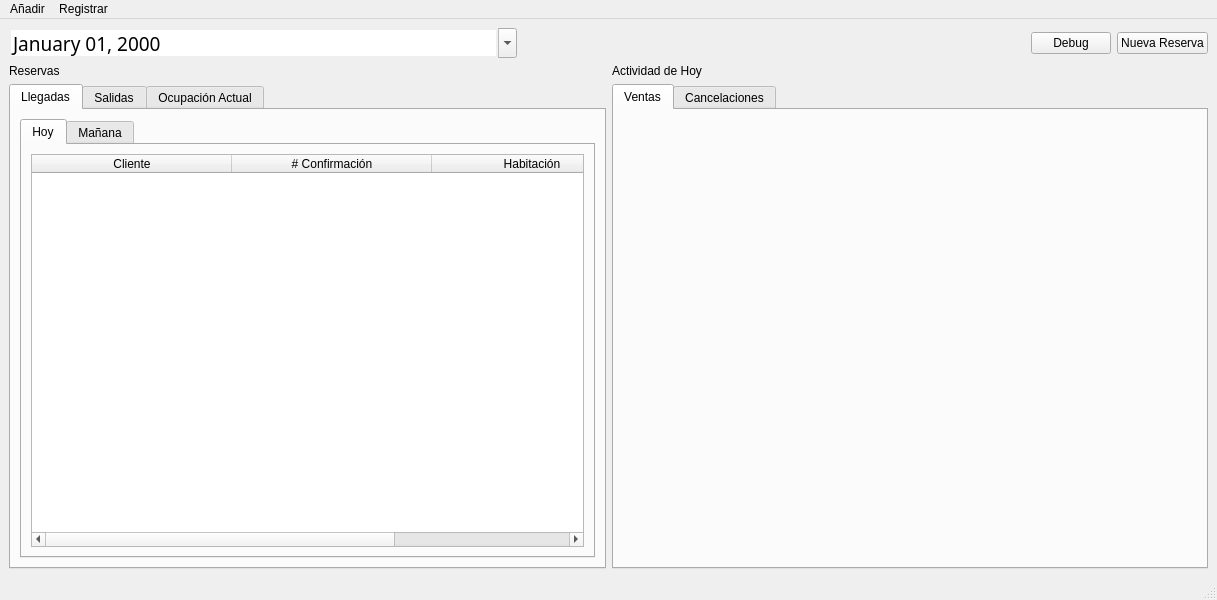
<?xml version="1.0" encoding="UTF-8"?>
<ui version="4.0">
 <class>VentanaPrincipal</class>
 <widget class="QMainWindow" name="VentanaPrincipal">
  <property name="geometry">
   <rect>
    <x>0</x>
    <y>0</y>
    <width>1217</width>
    <height>600</height>
   </rect>
  </property>
  <property name="windowTitle">
   <string>VentanaPrincipal</string>
  </property>
  <widget class="QWidget" name="centralwidget">
   <layout class="QVBoxLayout" name="verticalLayout_7">
    <item>
     <layout class="QVBoxLayout" name="verticalLayout">
      <item>
       <layout class="QHBoxLayout" name="horizontalLayout" stretch="6,6,0,1">
        <item>
         <widget class="QDateEdit" name="dateEditActual">
          <property name="font">
           <font>
            <family>Segoe UI Semibold</family>
            <pointsize>14</pointsize>
           </font>
          </property>
          <property name="wrapping">
           <bool>true</bool>
          </property>
          <property name="frame">
           <bool>false</bool>
          </property>
          <property name="readOnly">
           <bool>false</bool>
          </property>
          <property name="keyboardTracking">
           <bool>false</bool>
          </property>
          <property name="showGroupSeparator" stdset="0">
           <bool>false</bool>
          </property>
          <property name="currentSection">
           <enum>QDateTimeEdit::Section::MonthSection</enum>
          </property>
          <property name="displayFormat">
           <string>MMMM dd, yyyy</string>
          </property>
          <property name="calendarPopup">
           <bool>true</bool>
          </property>
         </widget>
        </item>
        <item>
         <spacer name="horizontalSpacer">
          <property name="orientation">
           <enum>Qt::Orientation::Horizontal</enum>
          </property>
          <property name="sizeHint" stdset="0">
           <size>
            <width>40</width>
            <height>20</height>
           </size>
          </property>
         </spacer>
        </item>
        <item>
         <widget class="QPushButton" name="pushButtonDebug">
          <property name="text">
           <string>Debug</string>
          </property>
         </widget>
        </item>
        <item>
         <widget class="QPushButton" name="pushButtonNuevaReserva">
          <property name="text">
           <string>Nueva Reserva</string>
          </property>
         </widget>
        </item>
       </layout>
      </item>
      <item>
       <layout class="QGridLayout" name="gridLayout">
        <item row="0" column="1">
         <widget class="QLabel" name="label">
          <property name="text">
           <string>Actividad de Hoy</string>
          </property>
         </widget>
        </item>
        <item row="0" column="0">
         <widget class="QLabel" name="label_2">
          <property name="text">
           <string>Reservas</string>
          </property>
         </widget>
        </item>
        <item row="1" column="0">
         <widget class="QTabWidget" name="tabWidgetReservas">
          <property name="focusPolicy">
           <enum>Qt::FocusPolicy::TabFocus</enum>
          </property>
          <property name="tabPosition">
           <enum>QTabWidget::TabPosition::North</enum>
          </property>
          <property name="tabShape">
           <enum>QTabWidget::TabShape::Rounded</enum>
          </property>
          <property name="currentIndex">
           <number>0</number>
          </property>
          <property name="elideMode">
           <enum>Qt::TextElideMode::ElideNone</enum>
          </property>
          <property name="tabsClosable">
           <bool>false</bool>
          </property>
          <property name="movable">
           <bool>false</bool>
          </property>
          <property name="tabBarAutoHide">
           <bool>false</bool>
          </property>
          <widget class="QWidget" name="tabLlegadas">
           <attribute name="title">
            <string>Llegadas</string>
           </attribute>
           <layout class="QVBoxLayout" name="verticalLayout_3">
            <item>
             <widget class="QTabWidget" name="tabWidgetLlegadas">
              <property name="currentIndex">
               <number>0</number>
              </property>
              <widget class="QWidget" name="tabLlegadasHoy">
               <attribute name="title">
                <string>Hoy</string>
               </attribute>
               <layout class="QVBoxLayout" name="verticalLayout_5">
                <item>
                 <widget class="QTableWidget" name="tableWidgetLlegadasHoy">
                  <property name="rowCount">
                   <number>0</number>
                  </property>
                  <property name="columnCount">
                   <number>3</number>
                  </property>
                  <attribute name="horizontalHeaderCascadingSectionResizes">
                   <bool>false</bool>
                  </attribute>
                  <attribute name="horizontalHeaderDefaultSectionSize">
                   <number>200</number>
                  </attribute>
                  <attribute name="verticalHeaderShowSortIndicator" stdset="0">
                   <bool>false</bool>
                  </attribute>
                  <attribute name="verticalHeaderStretchLastSection">
                   <bool>false</bool>
                  </attribute>
                  <column>
                   <property name="text">
                    <string>Cliente</string>
                   </property>
                  </column>
                  <column>
                   <property name="text">
                    <string># Confirmación</string>
                   </property>
                  </column>
                  <column>
                   <property name="text">
                    <string>Habitación</string>
                   </property>
                  </column>
                 </widget>
                </item>
               </layout>
              </widget>
              <widget class="QWidget" name="tabLlegadasManiana">
               <attribute name="title">
                <string>Mañana</string>
               </attribute>
               <layout class="QVBoxLayout" name="verticalLayout_6">
                <item>
                 <widget class="QTableWidget" name="tableWidgetLlegadasManiana">
                  <property name="rowCount">
                   <number>0</number>
                  </property>
                  <property name="columnCount">
                   <number>3</number>
                  </property>
                  <attribute name="horizontalHeaderCascadingSectionResizes">
                   <bool>false</bool>
                  </attribute>
                  <attribute name="horizontalHeaderDefaultSectionSize">
                   <number>200</number>
                  </attribute>
                  <attribute name="verticalHeaderShowSortIndicator" stdset="0">
                   <bool>false</bool>
                  </attribute>
                  <attribute name="verticalHeaderStretchLastSection">
                   <bool>false</bool>
                  </attribute>
                  <column>
                   <property name="text">
                    <string>Cliente</string>
                   </property>
                  </column>
                  <column>
                   <property name="text">
                    <string># Confirmación</string>
                   </property>
                  </column>
                  <column>
                   <property name="text">
                    <string>Habitación</string>
                   </property>
                  </column>
                 </widget>
                </item>
               </layout>
              </widget>
             </widget>
            </item>
           </layout>
          </widget>
          <widget class="QWidget" name="tabSalidas">
           <attribute name="title">
            <string>Salidas</string>
           </attribute>
           <layout class="QVBoxLayout" name="verticalLayout_4">
            <item>
             <widget class="QTabWidget" name="tabWidgetSalidas">
              <property name="currentIndex">
               <number>0</number>
              </property>
              <widget class="QWidget" name="tabSalidasHoy">
               <attribute name="title">
                <string>Hoy</string>
               </attribute>
               <layout class="QVBoxLayout" name="verticalLayout_2">
                <item>
                 <widget class="QTableWidget" name="tableWidgetSalidasHoy">
                  <property name="rowCount">
                   <number>0</number>
                  </property>
                  <property name="columnCount">
                   <number>3</number>
                  </property>
                  <attribute name="horizontalHeaderCascadingSectionResizes">
                   <bool>false</bool>
                  </attribute>
                  <attribute name="horizontalHeaderDefaultSectionSize">
                   <number>200</number>
                  </attribute>
                  <attribute name="verticalHeaderShowSortIndicator" stdset="0">
                   <bool>false</bool>
                  </attribute>
                  <attribute name="verticalHeaderStretchLastSection">
                   <bool>false</bool>
                  </attribute>
                  <column>
                   <property name="text">
                    <string>Cliente</string>
                   </property>
                  </column>
                  <column>
                   <property name="text">
                    <string># Confirmación</string>
                   </property>
                  </column>
                  <column>
                   <property name="text">
                    <string>Habitación</string>
                   </property>
                  </column>
                 </widget>
                </item>
               </layout>
              </widget>
              <widget class="QWidget" name="tabSalidasManiana">
               <attribute name="title">
                <string>Mañana</string>
               </attribute>
               <layout class="QVBoxLayout" name="verticalLayout_8">
                <item>
                 <widget class="QTableWidget" name="tableWidgetSalidasManiana">
                  <property name="rowCount">
                   <number>0</number>
                  </property>
                  <property name="columnCount">
                   <number>3</number>
                  </property>
                  <attribute name="horizontalHeaderCascadingSectionResizes">
                   <bool>false</bool>
                  </attribute>
                  <attribute name="horizontalHeaderDefaultSectionSize">
                   <number>200</number>
                  </attribute>
                  <attribute name="verticalHeaderShowSortIndicator" stdset="0">
                   <bool>false</bool>
                  </attribute>
                  <attribute name="verticalHeaderStretchLastSection">
                   <bool>false</bool>
                  </attribute>
                  <column>
                   <property name="text">
                    <string>Cliente</string>
                   </property>
                  </column>
                  <column>
                   <property name="text">
                    <string># Confirmación</string>
                   </property>
                  </column>
                  <column>
                   <property name="text">
                    <string>Habitación</string>
                   </property>
                  </column>
                 </widget>
                </item>
               </layout>
              </widget>
             </widget>
            </item>
           </layout>
          </widget>
          <widget class="QWidget" name="tabOcupacion">
           <attribute name="title">
            <string>Ocupación Actual</string>
           </attribute>
           <layout class="QVBoxLayout" name="verticalLayout_9">
            <item>
             <widget class="QTableWidget" name="tableWidgetOcupacion">
              <property name="rowCount">
               <number>0</number>
              </property>
              <property name="columnCount">
               <number>4</number>
              </property>
              <attribute name="horizontalHeaderCascadingSectionResizes">
               <bool>false</bool>
              </attribute>
              <attribute name="horizontalHeaderDefaultSectionSize">
               <number>150</number>
              </attribute>
              <attribute name="verticalHeaderShowSortIndicator" stdset="0">
               <bool>false</bool>
              </attribute>
              <attribute name="verticalHeaderStretchLastSection">
               <bool>false</bool>
              </attribute>
              <column>
               <property name="text">
                <string>Habitación</string>
               </property>
              </column>
              <column>
               <property name="text">
                <string>Cliente</string>
               </property>
              </column>
              <column>
               <property name="text">
                <string>Fecha Salida</string>
               </property>
              </column>
              <column>
               <property name="text">
                <string>Importe</string>
               </property>
              </column>
             </widget>
            </item>
           </layout>
          </widget>
         </widget>
        </item>
        <item row="1" column="1">
         <widget class="QTabWidget" name="tabWidget_2">
          <property name="currentIndex">
           <number>0</number>
          </property>
          <widget class="QWidget" name="tabVentas">
           <attribute name="title">
            <string>Ventas</string>
           </attribute>
          </widget>
          <widget class="QWidget" name="tabCancelaciones">
           <attribute name="title">
            <string>Cancelaciones</string>
           </attribute>
          </widget>
         </widget>
        </item>
       </layout>
      </item>
     </layout>
    </item>
   </layout>
  </widget>
  <widget class="QMenuBar" name="menubar">
   <property name="geometry">
    <rect>
     <x>0</x>
     <y>0</y>
     <width>1217</width>
     <height>21</height>
    </rect>
   </property>
   <widget class="QMenu" name="menuA_adir">
    <property name="title">
     <string>Añadir</string>
    </property>
    <addaction name="actionCliente"/>
    <addaction name="actionHabitacion"/>
    <addaction name="actionReserva"/>
   </widget>
   <widget class="QMenu" name="menuRegistrar">
    <property name="title">
     <string>Registrar</string>
    </property>
    <addaction name="actionEntrada"/>
    <addaction name="actionSalida"/>
   </widget>
   <addaction name="menuA_adir"/>
   <addaction name="menuRegistrar"/>
  </widget>
  <widget class="QStatusBar" name="statusbar"/>
  <action name="actionCliente">
   <property name="text">
    <string>Cliente</string>
   </property>
  </action>
  <action name="actionHabitacion">
   <property name="text">
    <string>Habitación</string>
   </property>
  </action>
  <action name="actionReserva">
   <property name="text">
    <string>Reserva</string>
   </property>
  </action>
  <action name="actionEntrada">
   <property name="text">
    <string>Entrada</string>
   </property>
  </action>
  <action name="actionSalida">
   <property name="text">
    <string>Salida</string>
   </property>
  </action>
 </widget>
 <resources/>
 <connections/>
</ui>
